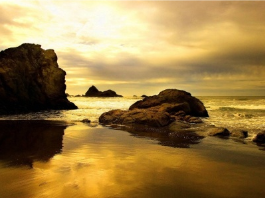
#> input picture PROJECTS/project_03_fundamentals/imgs/atardecer.PNG, 265 x 198 px, found by its file name
$ python histogram_1.py
#> lines starting #> are read from the running program, lines starting #| are printed output that depends on the picture; long printed decimals are rounded
# HISTOGRAM GENERATION BASED ON GRAY_SCALE IMAGE (SEE CONTRAST-SHINE)
# Santiago Garcia Arango, 2020

import numpy as np
import cv2 as cv
import os
import time


def get_imgs_folder_path():
    # Get the path for the folder that contains the input and output images
    upper_dir = os.path.dirname(__file__)  # Upper dir
    img_folder_path = os.path.abspath(os.path.join(upper_dir, "imgs"))
    return img_folder_path


def get_img_path(img_folder_path, img_name):
    # Get specific path to the images we will use inside the "imgs" folder
    img_path = os.path.join(img_folder_path, img_name)
    return img_path


def show_img(window_name, img):
    cv.imshow(window_name, img)
    return 0


def close_all():
    cv.waitKey(0)
    cv.destroyAllWindows()


def prob_pixel(val_pixel, img_gray):
    count_pixel = np.count_nonzero(img_gray == val_pixel)
    h, w = img_gray.shape[:2]
    return (count_pixel / (h * w))


def create_histogram(window_name, img_gray):
    # Create specific dimensions for histogram
    wbins = 256  # Horizontal space
    hbins = 256  # Its convention, but we can use other max

    # Use built-in function to generate histogram with given boundaries
    histogram = cv.calcHist([img_gray], [0], None, [hbins], [0, wbins])

    # Find max and min values (and locations) in histogram
    min_val, max_val, min_loc, max_loc = cv.minMaxLoc(histogram)

    print("val:({}, {}), p({}, {})".format(min_val, max_val, min_loc, max_loc))

    # We will show histogram on a new image
    img_hist = np.zeros((hbins, wbins, 3), np.uint8)

    for w in range(wbins):
        intensity = int(histogram[w][0] * (hbins - 1) / max_val)
        cv.line(img_hist, (w, hbins), (w, hbins-intensity), (55, 255, 255), 2)

    show_img(window_name, img_hist)

    return 0


def main():
    # Get the paths for the images
    img_path = get_img_path(get_imgs_folder_path(), "atardecer.png")

    # Read image
    img = cv.imread(img_path, 1)
#> img is the input picture: shape (198, 265, 3); mean B, G, R 72.6, 127.4, 156.5
    img_gray = cv.cvtColor(img, cv.COLOR_BGR2GRAY)
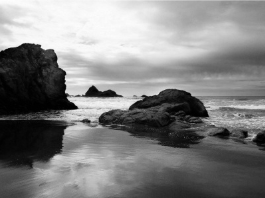
#> img_gray: shape (198, 265); min 0, max 253, mean 129.9

    probability_0 = prob_pixel(0, img_gray)
#> in prob_pixel, `count_pixel = np.count_nonzero(img_gray == val_pixel)`: count_pixel = 104
#> probability_0 = 0.00198
    print("P(0) = ", probability_0*100)
#| P(0) =  0.1982

    create_histogram("histogram", img_gray)
#> in create_histogram, `histogram = cv.calcHist([img_gray], [0], None, [hbins], [0, wbins])`: histogram = 256 values, max 825 at index 247, min 0 at index 254, mean 205
#> in create_histogram, `min_val, max_val, min_loc, max_loc = cv.minMaxLoc(histogram)`: min_val = 0; max_val = 825; min_loc = (0, 254); max_loc = (0, 247)
#| val:(0.0, 825.0), p((0, 254), (0, 247))
#> the loop in create_histogram, `for w in range(wbins):` made 256 passes
#> intensity on passes 1 to 3: 32, 120, 101
#> after the loop in create_histogram, `for w in range(wbins):`:
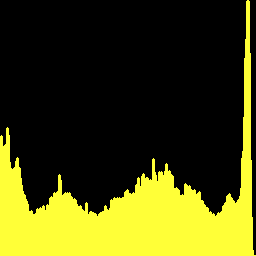
#> img_hist: shape (256, 256, 3); mean of channels 0, 1, 2 14.9, 68.9, 68.9; drawn as B, G, R


    show_img("img", img)
    show_img("img_gray", img_gray)

    close_all()


if __name__ == "__main__":
    main()

$ run again, with PROJECTS/project_03_fundamentals/imgs/21.JPG saved as PROJECTS/project_03_fundamentals/imgs/atardecer.PNG
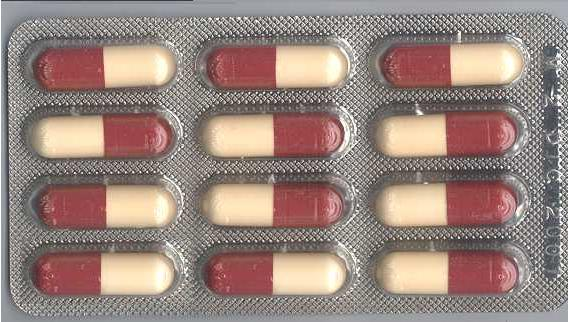
#> input picture PROJECTS/project_03_fundamentals/imgs/21.JPG, 568 x 322 px, found by its file name
#> in main, img is the input picture: shape (322, 568, 3); mean B, G, R 126, 133.4, 153.4
#> in main, `img_gray = cv.cvtColor(img, cv.COLOR_BGR2GRAY)`:
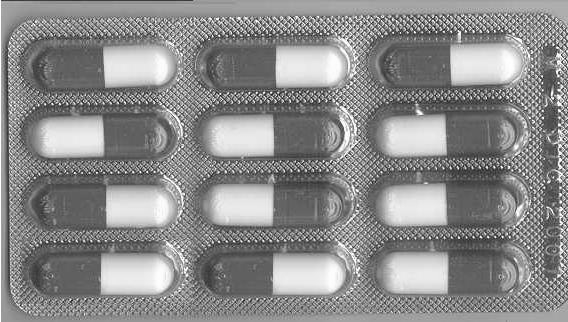
#> img_gray: shape (322, 568); min 3, max 255, mean 138.5
#> count_pixel = 0
#| P(0) =  0.0
#> histogram = 256 values, max 4225 at index 96, min 0 at index 0, mean 714.4
#> min_val = 0; max_val = 4225; min_loc = (0, 0); max_loc = (0, 96)
#| val:(0.0, 4225.0), p((0, 0), (0, 96))
#> the loop in create_histogram, `for w in range(wbins):` made 256 passes
#> intensity on passes 1 to 3: 0, 0, 0
#> after the loop in create_histogram, `for w in range(wbins):`:
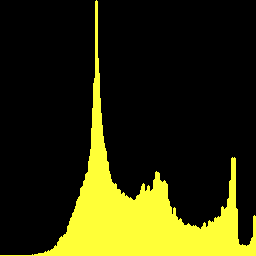
#> img_hist: shape (256, 256, 3); mean of channels 0, 1, 2 10.2, 47.2, 47.2; drawn as B, G, R
